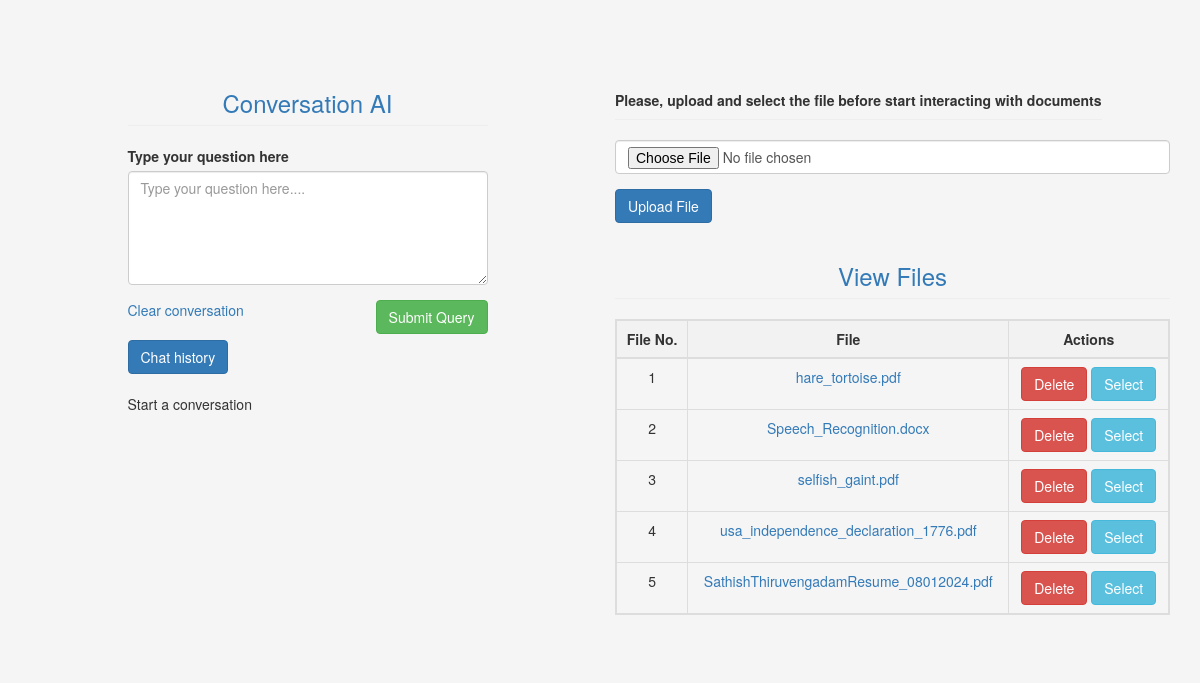
The page / on the database its author committed.
### ConAI/models.py (models this page shows)
class file_model(models.Model):
    file_detail = models.FileField()
    uploaded_at = models.DateTimeField(auto_now_add=True)

### ConAI/views.py (the view, shortened to what this page needs)
# urls.py: 2. Add a URL to urlpatterns:  path('', views.home, name='home')
def home(request):
    files = FileForm()
    files_list = file_model.objects.all()
    if files_list:
        session = request.session
        global collection, ids, documents
        context = {'forms':files, 'files_list':files_list}
        return render(request, 'chat_ai.html', context)
    else:
        context = {'forms':files}
        return render(request, 'chat_ai.html', context)

### ConAI/forms.py
class FileForm(forms.Form):
    form_file = forms.FileField(widget=forms.FileInput(attrs={'class':'form-control'}))

### ConAI/templates/chat_ai.html (shortened to what this page needs)
<!DOCTYPE html>
<html>
<head>
  {% load static %}
    <link href="{% static 'bootstrap/css/bootstrap.min.css' %}" rel="stylesheet">
    <link href="{% static 'style.css' %}" rel="stylesheet" type="text/css">
</head>
<body>
    <div class="container-fluid" style="margin-top: 50px;">
        <div class="col-md-offset-1 col-md-4">
        <div class = "question-box">
        <h3 class = "page-header text-primary text-center">Conversation AI</h3>
        <form action="" method="post" mt-4">
          <div class="form-group">
              <label for="question">Type your question here</label>
              <textarea id="question" name="question" class="form-control" rows="5" placeholder="Type your question here...."></textarea>
          </div>
          <button type="submit" class="btn btn-success pull-right">Submit Query</button>
          <a href="{% url 'ConAI:clear_session' %}" class="button pull-left">Clear conversation</a>
        </form>
        </div>
        <br><br>
        <a href="{% url 'ConAI:chat_hsitory' %}" class="btn btn-primary">Chat history</a>
        <br><br>
        <div class = 'live-conversation chat-container'>
            {% if conversations %}
            <div class="conversation_dict">
                <h2 class="conversation_heading"> Conversation </h2>
                {% for message in conversations %}
                    <p class="{{ message.role }}">{{ message.role|title }}: {{ message.parts|join:" " }}</p>
                {% endfor %}
            </div>
            {% elif chat_doc_dict %}
                <div class="chat_doc_ai">
                    <h2 class="conversation_heading"> Conversation </h2>
                    <p class="questions">User: {{ chat_doc_dict.questions }}</p>
                    <p class="responses">Model: {{ chat_doc_dict.responses }}</p>
                </div>
            {% else %}
                <div class="no-response">
                    <p>Start a conversation</p>
                </div>
            {% endif %}
        </div>
        </div>
        <div class="col-md-6 pull-right">
        <form id="uploadForm" action="{% url 'ConAI:upload_file' %}" method="post" enctype="multipart/form-data">
        <div class="form-group">
          <label class = "page-header text-center">Please, upload and select the file before start interacting with documents</label>
          {{ forms.form_file }}
        </div>
        <button type="submit" name="submit_file" class="btn btn-primary">Upload File</button>
        </form>
        <div class = "file-list-view">
        {% if files_list %}
        <h3 class="page-header text-primary text-center">View Files</h3>
        <table class="table table-bordered">
            <thead>
                <tr>
                <th style="text-align:center">File No.</th>
                <th style="text-align:center">File</th>
                <th style="text-align:center">Actions</th>
                </tr>
            </thead>
            <tbody>
                {% for file in files_list %}
                <tr>
                    <td style="text-align:center">{{ forloop.counter }}</td>
                    <td><a href="{{ file.file_detail.url }}">{{ file.file_detail }}</a></td>
                    <td style="text-align:center">
                        <a href="{% url 'ConAI:delete_file' file.id %}" class="btn btn-danger">Delete</a>
                        <a href="{% url 'ConAI:select_file' file.id %}" class="btn btn-info">Select</a>
                    </td>
                </tr>
                {% endfor %}
            </tbody>
            </table>
        {% else %}
            <h3 class="page-header text-primary text-center">File list empty</h3>
        {% endif %}
        </div>
        <br>
        </div>
    </div>
</body>
</html>

### ConAI/static/style.css (style rules this page uses)
body { background-color: whitesmoke; }
.container-fluid { margin-top: 10px; }
.table { width: 100%; border-collapse: collapse; border: 2px solid #ddd; }
.table th, .table td { border: 2px solid #ddd; padding: 8px; text-align: center; }
.table th { background-color: #f2f2f2; color: #333; }

### rows shown on the page
file_model: file_detail "hare_tortoise.pdf"
file_model: file_detail "Speech_Recognition.docx"
file_model: file_detail "selfish_gaint.pdf"
file_model: file_detail "usa_independence_declaration_1776.pdf"
file_model: file_detail "SathishThiruvengadamResume_08012024.pdf"
